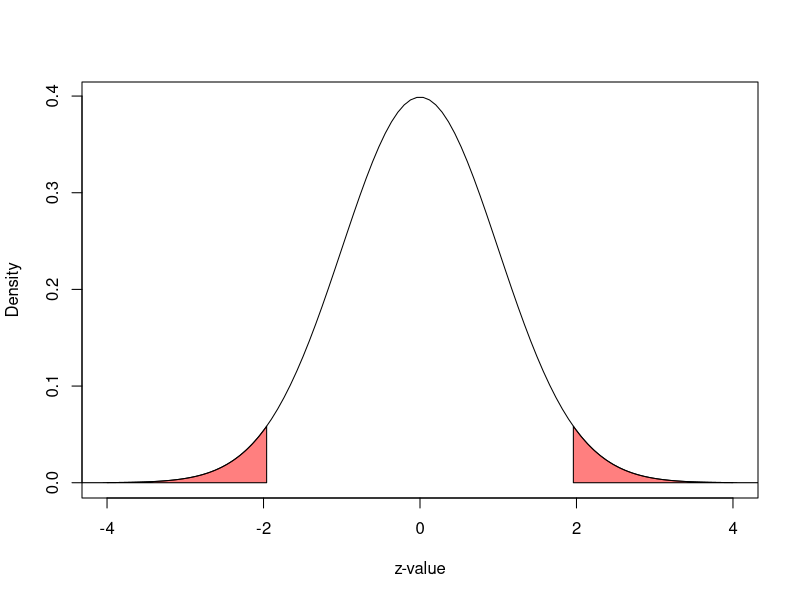

Here is the R script that generated this plot:
## ---- chunk 1
library(tidyverse)

# ── Attaching core tidyverse packages ────────────────────────────────────────────── tidyverse 2.0.0 ──
# ✔ dplyr     1.1.3     ✔ readr     2.1.4
# ✔ forcats   1.0.0     ✔ stringr   1.5.0
# ✔ ggplot2   3.4.4     ✔ tibble    3.2.1
# ✔ lubridate 1.9.3     ✔ tidyr     1.3.0
# ✔ purrr     1.0.2     ── Conflicts ──────────────────────────────────────────────────────────────── tidyverse_conflicts() ──
# ✖ dplyr::filter() masks stats::filter()
# ✖ dplyr::lag()    masks stats::lag()
# ℹ Use the conflicted package to force all conflicts to become errors
## ---- chunk 2
dat <- read_csv(file = 'Lab2Data.csv')

# Rows: 205 Columns: 10── Column specification ──────────────────────────────────────────────────────────────────────────────
# Delimiter: ","
# chr (1): fave_animal
# dbl (9): id, e, n, c, a, o, pa, na, ls
# ℹ Use `spec()` to retrieve the full column specification for this data.
# ℹ Specify the column types or set `show_col_types = FALSE` to quiet this message.
## ---- chunk 3
head(dat) 
## ---- chunk 4
class(dat) # class
## ---- chunk 5
dim(dat) # dimension
## ---- chunk 6
str(dat) # structure
## ---- chunk 7
summary(dat)
## ---- chunk 8
sum(is.na(dat$e))
## ---- chunk 9
dat$e %>% 
  is.na() %>% 
  sum()
## ---- chunk 10
(ex.vec <- c(1:15))
## ---- chunk 11
ex.vec[10]
## ---- chunk 12
dat[ ,"e"] 
## ---- chunk 13
dat[ ,"e"] 
## ---- chunk 14
dat$e
## ---- chunk 15
big5 <- dat[,c("e", "a", "c", "n", "o")]

head(big5)
## ---- chunk 16
big5 <- dat %>% 
  select(c(e, a, c, n, o))
## ---- chunk 17
table(dat$fave_animal)
## ---- chunk 18
table(dat$e)
## ---- chunk 19
mean(big5$e)
## ---- chunk 20
mean(big5$e, na.rm = TRUE)
## ---- chunk 21
var(big5$e, na.rm = TRUE)
## ---- chunk 22
sd(big5$e, na.rm = TRUE)
## ---- chunk 23
filter(dat, fave_animal != "other")
## ---- chunk 24
cats_dogs <- filter(dat, fave_animal != "other")
## ---- chunk 25
filter(dat, fave_animal == "cat", e > 3)
## ---- chunk 26
cats_dogs %>% 
  group_by(fave_animal)
## ---- chunk 27
cats_dogs %>% 
  group_by(fave_animal) %>% 
  summarize(M = mean(a, na.rm = TRUE))
## ---- chunk 28
cats_dogs <- cats_dogs %>%
  mutate(e_level = 
           if_else(e > 3, "high", "low")
         )
## ---- chunk 29
cats_dogs %>% 
  group_by(fave_animal, e_level) %>% 
  summarize(M = mean(a, na.rm = TRUE))
## ---- chunk 30
cats_dogs %>% 
  group_by(fave_animal) %>% 
  summarize(M = mean(a, na.rm = TRUE), SD = sd(a, na.rm = TRUE)) 
## ---- chunk 31
e.mean <- mean(dat$e, na.rm = TRUE)
e.mean
## ---- chunk 32
n <- nrow(dat)
se <- 1/sqrt(n)
## ---- chunk 33
x <- seq(-4, 4, length=100)
Density <- dnorm(x)
plot(x, Density,  type="l", lty=1, xlab = "z-value", ylab = "Density")

x <- seq(1.96, 5, length = 100)
z <- (dnorm(x))
polygon(c(1.96, x, 8), c(0, z, 0), col = rgb(1, 0, 0, 0.5))

x <- seq(-5, -1.96, length = 100)
z <- (dnorm(x))
polygon(c(-8, x, -1.96), c(0, z, 0), col = rgb(1, 0, 0, 0.5))
## ---- chunk 34
qnorm(0.975)
## ---- chunk 35
qnorm(.025)
## ---- chunk 36
z_95 <- qnorm(.975) # saving for the next step
## ---- chunk 37
# 90% CI
qnorm(0.95)

# 99% CI
qnorm(.995)
## ---- chunk 38
lowerlim <- e.mean - (z_95 * se) #this is the lower limit of your CI
upperlim <- e.mean + (z_95 * se) #this is the upper limit of your CI

lowerlim
upperlim
## ---- chunk 39
e.score <- dat[5 , "e"]
e.sd <- sd(dat$e, na.rm = TRUE)
(z.e <- (e.score - e.mean) / e.sd)

## ---- chunk 40
e.scores <- dat$e 
zs.e <- (e.scores - e.mean) / e.sd
## ---- chunk 41
mean(zs.e, na.rm = TRUE)

sd(zs.e, na.rm = TRUE)
